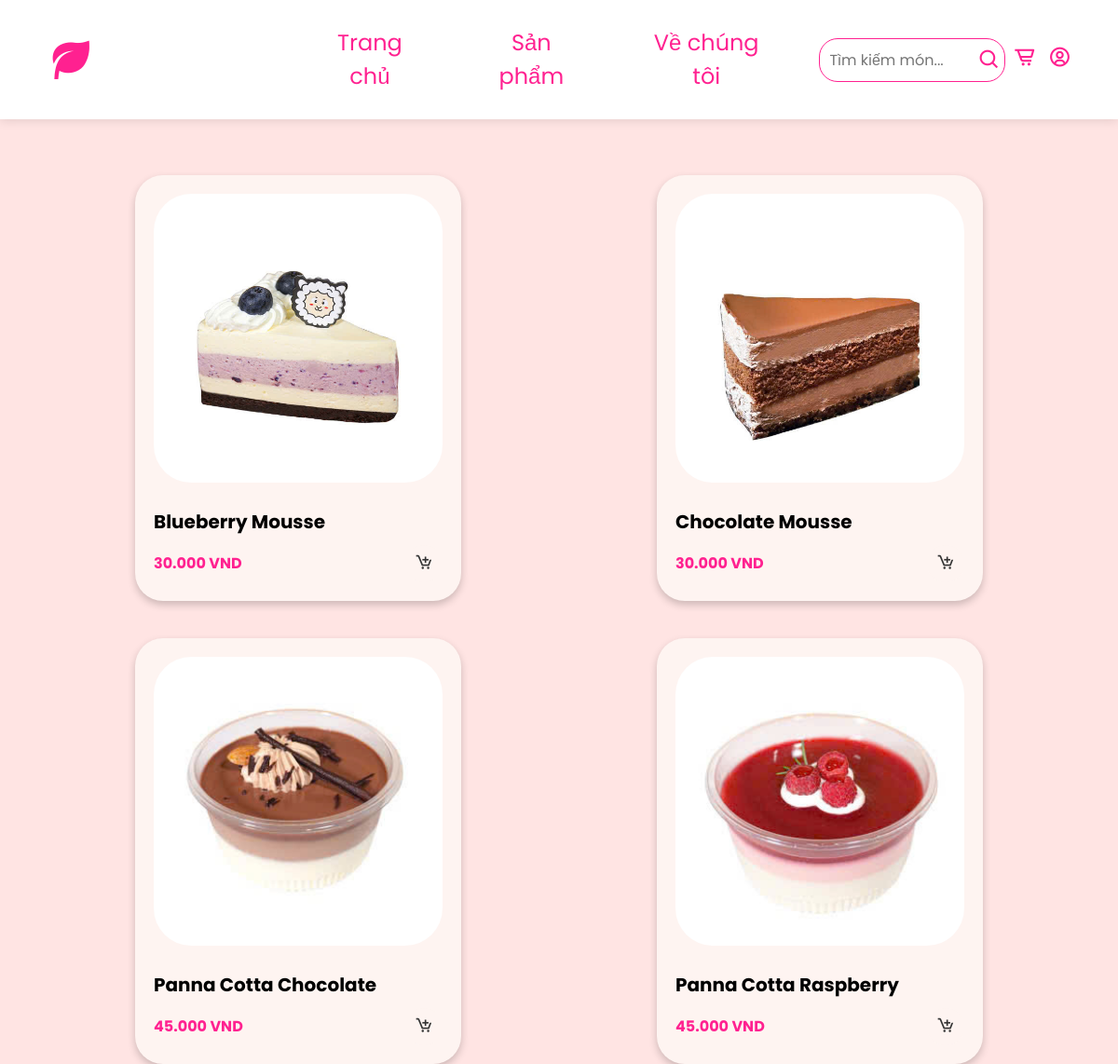
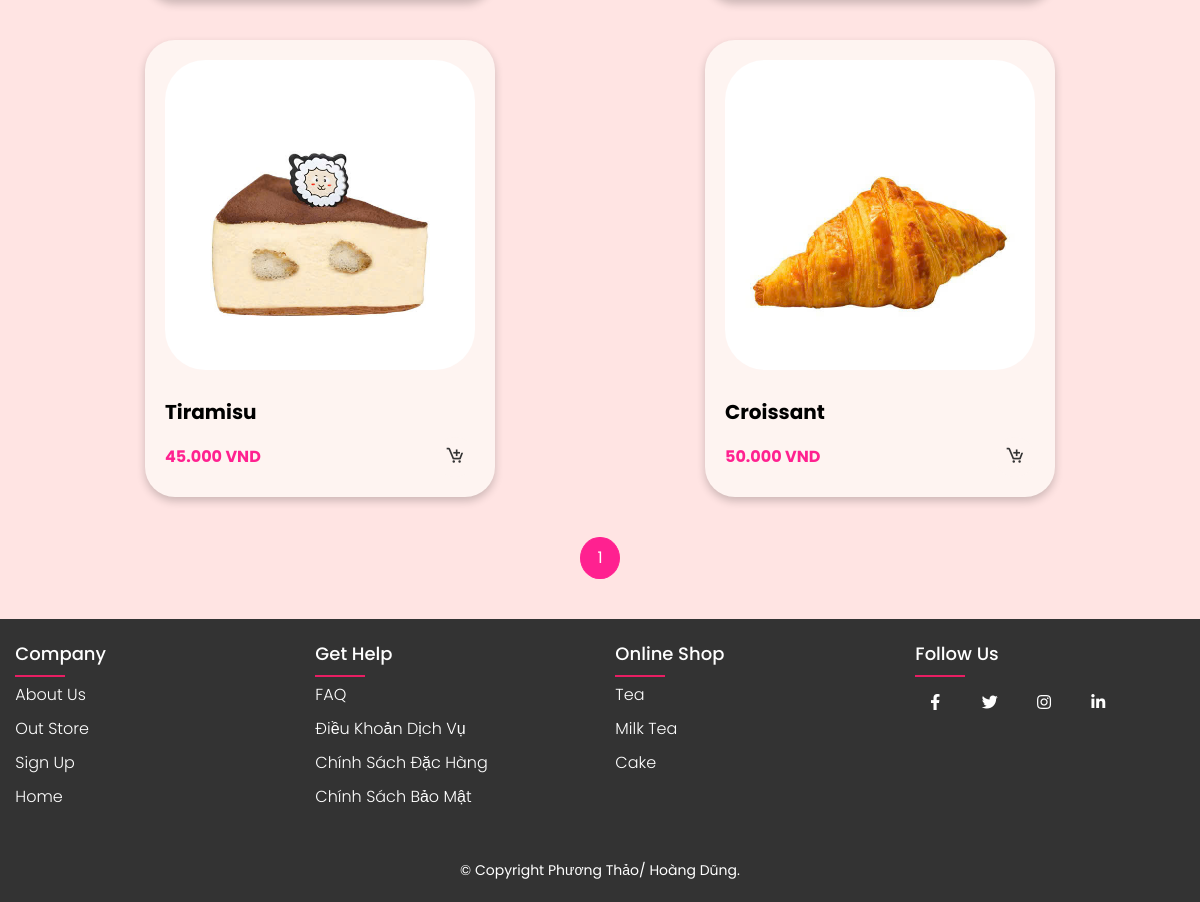
The page /cake.php on the database its author committed (2 pictures, top to bottom).
### tables this page shows
CREATE TABLE `product` (
  `soluong` int(11) NOT NULL,
  `id` int(11) NOT NULL,
  `category_id` int(11) DEFAULT NULL,
  `title` varchar(350) DEFAULT NULL,
  `price` int(11) DEFAULT NULL,
  `discount` int(11) DEFAULT NULL,
  `thumbnail` varchar(500) DEFAULT NULL,
  `description` longtext DEFAULT NULL,
  `created_at` datetime DEFAULT NULL,
  `updated_at` datetime DEFAULT NULL,
  `deleted` int(11) DEFAULT NULL
);

### public/cake.php (the view, shortened to what this page needs)
<?php
require('header.php');
require('../db/conn.php');
$productsPerPage = 6;
$page = isset($_GET['page']) ? (int)$_GET['page'] : 1;
$start = ($page - 1) * $productsPerPage;
$totalProductsSql = "SELECT COUNT(*) as total FROM product WHERE category_id = 115";
$totalResult = $conn->query($totalProductsSql);
$totalRow = $totalResult->fetch_assoc();
$totalProducts = $totalRow['total'];
$totalPages = ceil($totalProducts / $productsPerPage);
$sql = "SELECT * FROM product WHERE category_id = 115 LIMIT $start, $productsPerPage";
$result = $conn->query($sql);
?>
<link rel="stylesheet" href="https://unpkg.com/boxicons@latest/css/boxicons.min.css">
<div class="product-container">
    <div class="product-list">
        <?php
        if ($result->num_rows > 0) {
            while ($row = $result->fetch_assoc()) {
                echo '<div class="product-card">';
                echo '<div class="product-content">';
                echo '<div class="product-image"><img src="../admin/images/' . $row["thumbnail"] . '" alt="' . htmlspecialchars($row["title"]) . '"></div>';
                echo '<h2><a href="product_detail.php?id=' . $row["id"] . '" style="color: black; text-decoration: none;">' . htmlspecialchars($row["title"]) . '</a></h2>';
                echo '<div class="product-actions">';
                echo '<span class="price">' . number_format($row["price"], 0, ',', '.') . ' VND</span>';
                echo '<button class="cart-add"><a href="confim_add_cart.php?id=' . $row["id"] . '" class="cart-link"><i class="bx bx-cart-add"></i></a></button>';
                echo '</div>';
                echo '</div>';
                echo '</div>';
            }
        } else {
            echo "Không có sản phẩm nào.";
        }
        ?>
    </div>
    <div class="pagination">
        <?php
        for ($i = 1; $i <= $totalPages; $i++) {
            $active = ($i == $page) ? 'active' : '';
            echo '<a href="?page=' . $i . '" class="' . $active . '">' . $i . '</a>';
        }
        ?>
    </div>
</div>
<?php
require('footer1.php');
?>

### public/header.php (shortened to what this page needs)
<!DOCTYPE html>
<html lang="en">
<head>
    <link rel="stylesheet" href="css/style_header.css">
    <link rel="stylesheet" href="https://unpkg.com/boxicons@latest/css/boxicons.min.css">
</head>
<body>
<header>
    <?php
    $search = isset($_GET['search']) ? htmlspecialchars($_GET['search']) : '';
    ?>
    <a href="index.php" class="logo">
        <i class='bx bxs-leaf'></i>
    </a>
    <ul class="navbar">
        <li><a href="index.php">Trang chủ</a></li>
        <li class="dropdown">
            <a href="product.php">Sản phẩm</a>
        </li>
        <li><a href="about_us.php">Về chúng tôi</a></li>
    </ul>
    <div class="search-bar">
        <input type="text" placeholder="Tìm kiếm món..." class="search-input" id="searchInput" value="<?php echo htmlspecialchars($search); ?>" />
    </div>
    <div class="header-icon">
        <i class='bx bx-search' id="search-icon" onclick="searchProduct()"></i>
        <a href="cart.php" title="Giỏ hàng">
            <i class='bx bx-cart-alt'></i>
        </a>
        <?php
            if (isset($_SESSION['user'])) {
                echo '<a href="profile.php" title="Thông tin tài khoản" style="font-size: 14px; color: #ff2190; text-decoration: none;" onmouseover="this.style.color=\'#ff2190\'; this.style.textDecoration=\'none\';" onmouseout="this.style.color=\'#ff2190\'; this.style.textDecoration=\'none\';">' . htmlspecialchars($_SESSION['user']['fullname']) . '</a>';
                echo '<a href="logout.php" title="Đăng xuất" id="logoutIcon"><i class="bx bx-log-out"></i></a>';
            } else {
                echo '<a href="login.php" title="Tài khoản" id="userIcon"><i class="bx bx-user-circle"></i></a>';
            }
        ?>
    </div>
</header>
</body>
</html>

### public/footer1.php (shortened to what this page needs)
<!DOCTYPE html>
<html lang="en">
<head>
  <link rel="stylesheet" href="css/style_footer.css">
  <link rel="stylesheet" type="text/css" href="https://cdnjs.cloudflare.com/ajax/libs/font-awesome/5.15.1/css/all.min.css">
</head>
<body>
  <footer class="footer">
  	 <div class="container">
  	 	<div class="row">
  	 		<div class="footer-col">
  	 			<h4>company</h4>
  	 			<ul>
  	 				<li><a href="about_us.php">about us</a></li>
  	 				<li><a href="#">out store</a></li>
  	 				<li><a href="register.php">sign up</a></li>
					<li><a href="index.php">home</a></li>
  	 			</ul>
  	 		</div>
  	 		<div class="footer-col">
  	 			<h4>get help</h4>
  	 			<ul>
  	 				<li><a href="#">FAQ</a></li>
  	 				<li><a href="dkdv.php">Điều khoản dịch vụ</a></li>
  	 				<li><a href="#">chính sách đặc hàng</a></li>
  	 				<li><a href="#">chính sách bảo mật</a></li>
  	 			</ul>
  	 		</div>
  	 		<div class="footer-col">
  	 			<h4>online shop</h4>
  	 			<ul>
  	 				<li><a href="tea.php">tea</a></li>
  	 				<li><a href="milk_tea.php">milk tea</a></li>
  	 				<li><a href="cake.php">cake</a></li>
  	 			</ul>
			</div>
  	 		<div class="footer-col">
  	 			<h4>follow us</h4>
  	 			<div class="social-links">
  	 				<a href="#"><i class="fab fa-facebook-f"></i></a>
  	 				<a href="#"><i class="fab fa-twitter"></i></a>
  	 				<a href="#"><i class="fab fa-instagram"></i></a>
  	 				<a href="#"><i class="fab fa-linkedin-in"></i></a>
  	 			</div>
  	 		</div>
  	 	</div>
  	 </div>
	<div class="copyright">
	 <p1>&copy; Copyright Phương Thảo/ Hoàng Dũng.</p1>
 	</div>
  </footer>
</body>
</html>

### public/css/style_header.css (style rules this page uses)
* { font-family: 'Poppins', sans-serif; margin: 0; padding: 0; box-sizing: border-box; scroll-padding-top: 4rem; scroll-behavior: smooth; list-style: none; text-decoration: none; }
:root { --main-color:#ffe5f0; --second-color:#ffbcd6; --text-coler:#fff; --bg-color:#fff4eb; }
img { width: 100%; }
body { color: var(--text-coler); margin-top: 80px; }
header { width: 100%; z-index: 10000; display: flex; justify-content: space-between; align-items: center; padding: 18px 50px; transition: 0.5s linear; background: var(--text-coler); box-shadow: 0 2px 10px rgba(0, 0, 0, 0.1); }
.logo { font-size: 50px; color: #ff2190; text-decoration: none; }
.logo i { display: block; }
.navbar { list-style: none; display: flex; gap: 20px; margin-left: 20%; font-size: 150%; }
.navbar li { position: relative; }
.navbar a { text-decoration: none; padding: 10px 20px; display: block; color: #ff2190; text-align: center; }
.header-icon { font-size: 25px; cursor: pointer; z-index: 10000; display: flex; column-gap: 0.8rem; }
.header-icon .bx { color: #ff2190; }
.search-input { flex-grow: 1; padding: 5px; border: none; border-bottom: 2px solid #ff2190; outline: none; font-size: 16px; background-color: transparent; }
.search-bar { position: relative; display: flex; align-items: center; gap: 20px; }
.search-input { padding: 10px; border: 1px solid #ff2190; border-radius: 20px; outline: none; width: 200px; margin-left: 15%; color: #ff2190; }
.header-icon { display: flex; align-items: center; }

### public/css/style_footer.css (style rules this page uses)
html, body { height: 100%; margin: 0; padding: 0; }
body { line-height: 1.5; font-family: 'Poppins', sans-serif; display: flex; flex-direction: column; min-height: 100vh; }
* { margin: 0; padding: 0; box-sizing: border-box; }
.container { max-width: 100%; margin: auto; }
.row { display: flex; flex-wrap: wrap; }
ul { list-style: none; }
.footer { background-color: #333; padding: 1.71% 0; margin-top: auto; width: 100%; }
.footer-col { width: 25%; padding: 0 1.28%; }
.footer-col h4 { font-size: 18px; color: #ffffff; text-transform: capitalize; margin-bottom: 6%; font-weight: 500; position: relative; }
.footer-col h4::before { content: ''; position: absolute; left:0; bottom: -10px; background-color: #e91e63; height: 2px; box-sizing: border-box; width: 50px; }
.footer-col ul li:not(:last-child) { margin-bottom: 10px; }
.footer-col ul li a { font-size: 16px; text-transform: capitalize; color: #ffffff; text-decoration: none; font-weight: 300; color: #fff; display: block; transition: all 0.3s ease; }
.footer-col .social-links a { display: inline-block; height: 40px; width: 40px; background-color: #ff2190(255,255,255,0.2); margin:0 10px 10px 0; text-align: center; line-height: 40px; border-radius: 50%; color: #ffffff; transition: all 0.5s ease; }
.copyright { flex: 1; text-align: center; font-size: 14px; margin-top: 4.27%; color: #ffffff; margin-top: 4.27%; padding: 0.01%; }

### public/cake.php (style rules this page uses)
body { font-family: Arial, sans-serif; }
.product-container { padding: 40px; background-color: #ffe4e3; }
.product-list { display: flex; flex-wrap: wrap; justify-content: space-around; }
.product-card { flex: 1 1 400px; max-width: 350px; background-color: #fef4f1; border-radius: 30px; padding: 20px; box-shadow: 0 4px 8px rgba(0, 0, 0, 0.2); text-align: left; margin: 20px; transition: transform 0.2s; }
.product-content h2 { font-size: 20px; color: black; }
.product-content .price { font-size: 16px; color: #ff2190; font-weight: bold; }
.product-image img { border-radius: 40px; object-fit: cover; margin-bottom: 20px; }
.cart-add { background-color: #fef4f1; border: none; padding: 10px; border-radius: 50%; cursor: pointer; width: 40px; height: 40px; display: flex; align-items: center; justify-content: center; color: #333; }
.cart-add i { font-size: 20px; color: #333; }
.product-actions { display: flex; align-items: center; justify-content: space-between; margin-top: 10px; }
.pagination { display: flex; justify-content: center; margin-top: 20px; }
.pagination a { color: #333; padding: 8px 16px; text-decoration: none; margin: 0 4px; border: 1px solid #ddd; border-radius: 100%; transition: background-color 0.3s; }
.pagination a.active { background-color: #ff2190; color: white; border: 1px solid #ff2190; border-radius: 100%; }

### rows shown on the page
product: thumbnail (picture), title "Blueberry Mousse", price "30.000"
product: thumbnail (picture), title "Chocolate Mousse", price "30.000"
product: thumbnail (picture), title "Panna Cotta Chocolate", price "45.000"
product: thumbnail (picture), title "Panna Cotta Raspberry", price "45.000"
product: thumbnail (picture), title "Tiramisu", price "45.000"
product: thumbnail (picture), title "Croissant", price "50.000"
